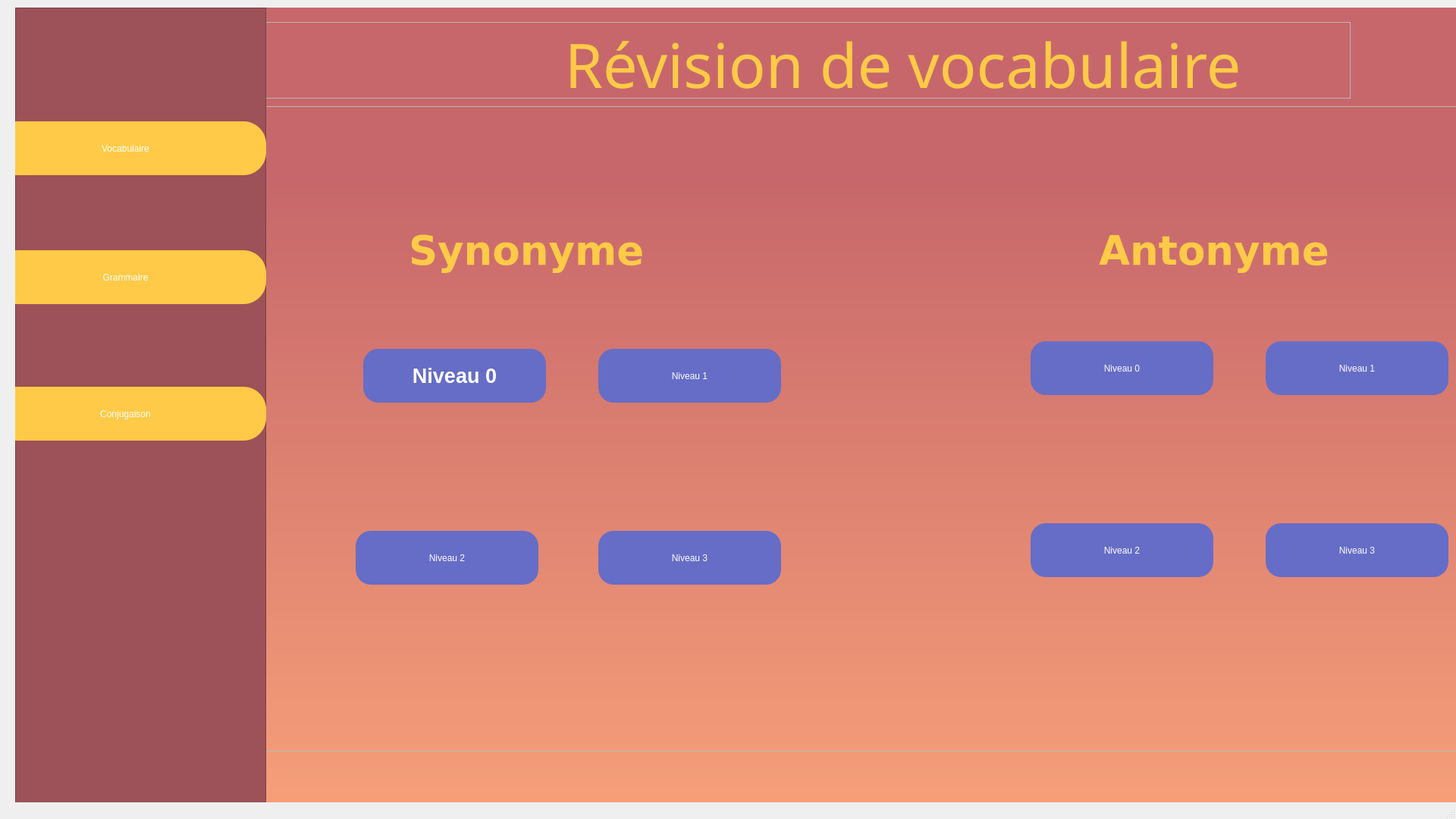
<?xml version="1.0" encoding="UTF-8"?>
<ui version="4.0">
 <class>MainWindow</class>
 <widget class="QMainWindow" name="MainWindow">
  <property name="geometry">
   <rect>
    <x>0</x>
    <y>0</y>
    <width>1920</width>
    <height>1080</height>
   </rect>
  </property>
  <property name="windowTitle">
   <string>MainWindow</string>
  </property>
  <widget class="QWidget" name="centralwidget">
   <property name="styleSheet">
    <string notr="true"/>
   </property>
   <widget class="QWidget" name="bg" native="true">
    <property name="geometry">
     <rect>
      <x>20</x>
      <y>10</y>
      <width>1920</width>
      <height>1080</height>
     </rect>
    </property>
    <property name="styleSheet">
     <string notr="true">background-color: qlineargradient(spread:pad, x1:1, y1:0.21, x2:1, y2:1, stop:0 rgba(199, 103, 107, 255), stop:1 rgba(248, 161, 121, 255));</string>
    </property>
   </widget>
   <widget class="QFrame" name="title_frame">
    <property name="geometry">
     <rect>
      <x>350</x>
      <y>29</y>
      <width>1431</width>
      <height>101</height>
     </rect>
    </property>
    <property name="frameShape">
     <enum>QFrame::StyledPanel</enum>
    </property>
    <property name="frameShadow">
     <enum>QFrame::Raised</enum>
    </property>
    <widget class="QLabel" name="label">
     <property name="geometry">
      <rect>
       <x>130</x>
       <y>-20</y>
       <width>1421</width>
       <height>151</height>
      </rect>
     </property>
     <property name="font">
      <font>
       <family>Sitka Heading Semibold</family>
       <pointsize>61</pointsize>
      </font>
     </property>
     <property name="styleSheet">
      <string notr="true">color:rgb(255, 202, 71)</string>
     </property>
     <property name="text">
      <string>Révision de vocabulaire</string>
     </property>
     <property name="alignment">
      <set>Qt::AlignCenter</set>
     </property>
    </widget>
   </widget>
   <widget class="QFrame" name="content_frame">
    <property name="geometry">
     <rect>
      <x>349</x>
      <y>140</y>
      <width>1631</width>
      <height>851</height>
     </rect>
    </property>
    <property name="frameShape">
     <enum>QFrame::StyledPanel</enum>
    </property>
    <property name="frameShadow">
     <enum>QFrame::Raised</enum>
    </property>
    <widget class="QLabel" name="label_2">
     <property name="geometry">
      <rect>
       <x>190</x>
       <y>130</y>
       <width>431</width>
       <height>121</height>
      </rect>
     </property>
     <property name="font">
      <font>
       <family>Verdana</family>
       <pointsize>40</pointsize>
       <italic>false</italic>
       <bold>true</bold>
      </font>
     </property>
     <property name="styleSheet">
      <string notr="true">color:rgb(255, 202, 71);
font: 700 40pt &quot;Verdana&quot;;</string>
     </property>
     <property name="text">
      <string>Synonyme</string>
     </property>
    </widget>
    <widget class="QLabel" name="label_3">
     <property name="geometry">
      <rect>
       <x>1100</x>
       <y>130</y>
       <width>431</width>
       <height>121</height>
      </rect>
     </property>
     <property name="font">
      <font>
       <family>Verdana</family>
       <pointsize>40</pointsize>
       <italic>false</italic>
       <bold>true</bold>
      </font>
     </property>
     <property name="styleSheet">
      <string notr="true">color:rgb(255, 202, 71);
font: 700 40pt &quot;Verdana&quot;;</string>
     </property>
     <property name="text">
      <string>Antonyme</string>
     </property>
    </widget>
    <widget class="QPushButton" name="btn_syn_lvl1">
     <property name="geometry">
      <rect>
       <x>130</x>
       <y>320</y>
       <width>241</width>
       <height>71</height>
      </rect>
     </property>
     <property name="font">
      <font>
       <family>Tahoma</family>
       <pointsize>20</pointsize>
       <italic>false</italic>
       <bold>true</bold>
      </font>
     </property>
     <property name="cursor">
      <cursorShape>PointingHandCursor</cursorShape>
     </property>
     <property name="styleSheet">
      <string notr="true">border-radius:20px;
background-color:rgb(102, 109, 198); 
font: 700 20pt &quot;Tahoma&quot;;
color: rgb(255, 255, 255);

</string>
     </property>
     <property name="text">
      <string>Niveau 0</string>
     </property>
    </widget>
    <widget class="QPushButton" name="btn_syn_lvl2">
     <property name="geometry">
      <rect>
       <x>440</x>
       <y>320</y>
       <width>241</width>
       <height>71</height>
      </rect>
     </property>
     <property name="cursor">
      <cursorShape>PointingHandCursor</cursorShape>
     </property>
     <property name="styleSheet">
      <string notr="true">border-radius:20px;
background-color:rgb(102, 109, 198); 
font: 700 20pt &quot;Tahoma&quot;;
color: rgb(255, 255, 255);
</string>
     </property>
     <property name="text">
      <string>Niveau 1</string>
     </property>
    </widget>
    <widget class="QPushButton" name="btn_syn_lvl3">
     <property name="geometry">
      <rect>
       <x>120</x>
       <y>560</y>
       <width>241</width>
       <height>71</height>
      </rect>
     </property>
     <property name="cursor">
      <cursorShape>PointingHandCursor</cursorShape>
     </property>
     <property name="styleSheet">
      <string notr="true">border-radius:20px;
background-color:rgb(102, 109, 198); 
font: 700 20pt &quot;Tahoma&quot;;
color: rgb(255, 255, 255);
</string>
     </property>
     <property name="text">
      <string>Niveau 2</string>
     </property>
    </widget>
    <widget class="QPushButton" name="btn_ant_lvl3">
     <property name="geometry">
      <rect>
       <x>1010</x>
       <y>550</y>
       <width>241</width>
       <height>71</height>
      </rect>
     </property>
     <property name="cursor">
      <cursorShape>PointingHandCursor</cursorShape>
     </property>
     <property name="styleSheet">
      <string notr="true">border-radius:20px;
background-color:rgb(102, 109, 198); 
font: 700 20pt &quot;Tahoma&quot;;
color: rgb(255, 255, 255);
</string>
     </property>
     <property name="text">
      <string>Niveau 2</string>
     </property>
    </widget>
    <widget class="QPushButton" name="btn_ant_lvl1">
     <property name="geometry">
      <rect>
       <x>1010</x>
       <y>310</y>
       <width>241</width>
       <height>71</height>
      </rect>
     </property>
     <property name="cursor">
      <cursorShape>PointingHandCursor</cursorShape>
     </property>
     <property name="styleSheet">
      <string notr="true">border-radius:20px;
background-color:rgb(102, 109, 198); 
font: 700 20pt &quot;Tahoma&quot;;
color: rgb(255, 255, 255);
</string>
     </property>
     <property name="text">
      <string>Niveau 0</string>
     </property>
    </widget>
    <widget class="QPushButton" name="btn_ant_lvl2">
     <property name="geometry">
      <rect>
       <x>1320</x>
       <y>310</y>
       <width>241</width>
       <height>71</height>
      </rect>
     </property>
     <property name="cursor">
      <cursorShape>PointingHandCursor</cursorShape>
     </property>
     <property name="styleSheet">
      <string notr="true">border-radius:20px;
background-color:rgb(102, 109, 198); 
font: 700 20pt &quot;Tahoma&quot;;
color: rgb(255, 255, 255);
</string>
     </property>
     <property name="text">
      <string>Niveau 1</string>
     </property>
    </widget>
    <widget class="QPushButton" name="btn_syn_lvl4">
     <property name="geometry">
      <rect>
       <x>440</x>
       <y>560</y>
       <width>241</width>
       <height>71</height>
      </rect>
     </property>
     <property name="cursor">
      <cursorShape>PointingHandCursor</cursorShape>
     </property>
     <property name="styleSheet">
      <string notr="true">border-radius:20px;
background-color:rgb(102, 109, 198); 
font: 700 20pt &quot;Tahoma&quot;;
color: rgb(255, 255, 255);
</string>
     </property>
     <property name="text">
      <string>Niveau 3</string>
     </property>
    </widget>
    <widget class="QPushButton" name="btn_ant_lvl4">
     <property name="geometry">
      <rect>
       <x>1320</x>
       <y>550</y>
       <width>241</width>
       <height>71</height>
      </rect>
     </property>
     <property name="cursor">
      <cursorShape>PointingHandCursor</cursorShape>
     </property>
     <property name="styleSheet">
      <string notr="true">border-radius:20px;
background-color:rgb(102, 109, 198); 
font: 700 20pt &quot;Tahoma&quot;;
color: rgb(255, 255, 255);
</string>
     </property>
     <property name="text">
      <string>Niveau 3</string>
     </property>
    </widget>
   </widget>
   <widget class="QFrame" name="frame">
    <property name="geometry">
     <rect>
      <x>20</x>
      <y>10</y>
      <width>331</width>
      <height>1111</height>
     </rect>
    </property>
    <property name="styleSheet">
     <string notr="true">
;
background-color: rgb(157, 81, 88);</string>
    </property>
    <property name="frameShape">
     <enum>QFrame::StyledPanel</enum>
    </property>
    <property name="frameShadow">
     <enum>QFrame::Raised</enum>
    </property>
    <widget class="QToolButton" name="toolButton">
     <property name="geometry">
      <rect>
       <x>-60</x>
       <y>150</y>
       <width>391</width>
       <height>71</height>
      </rect>
     </property>
     <property name="cursor">
      <cursorShape>PointingHandCursor</cursorShape>
     </property>
     <property name="styleSheet">
      <string notr="true">background-color: rgb(255, 202, 71);
border-radius: 30px;
color: white;
font: 700 22pt &quot;Segoe UI Variable Display&quot;;</string>
     </property>
     <property name="text">
      <string>      Vocabulaire</string>
     </property>
    </widget>
    <widget class="QToolButton" name="toolButton_2">
     <property name="geometry">
      <rect>
       <x>-60</x>
       <y>320</y>
       <width>391</width>
       <height>71</height>
      </rect>
     </property>
     <property name="cursor">
      <cursorShape>PointingHandCursor</cursorShape>
     </property>
     <property name="styleSheet">
      <string notr="true">background-color: rgb(255, 202, 71);
border-radius: 30px;
color: white;
font: 700 22pt &quot;Segoe UI Variable Display&quot;;</string>
     </property>
     <property name="text">
      <string>      Grammaire</string>
     </property>
    </widget>
    <widget class="QToolButton" name="toolButton_3">
     <property name="geometry">
      <rect>
       <x>-60</x>
       <y>500</y>
       <width>391</width>
       <height>71</height>
      </rect>
     </property>
     <property name="cursor">
      <cursorShape>PointingHandCursor</cursorShape>
     </property>
     <property name="styleSheet">
      <string notr="true">background-color: rgb(255, 202, 71);
border-radius: 30px;
color: white;
font: 700 22pt &quot;Segoe UI Variable Display&quot;;</string>
     </property>
     <property name="text">
      <string>      Conjugaison</string>
     </property>
    </widget>
   </widget>
  </widget>
  <widget class="QStatusBar" name="statusbar"/>
 </widget>
 <resources/>
 <connections/>
</ui>
